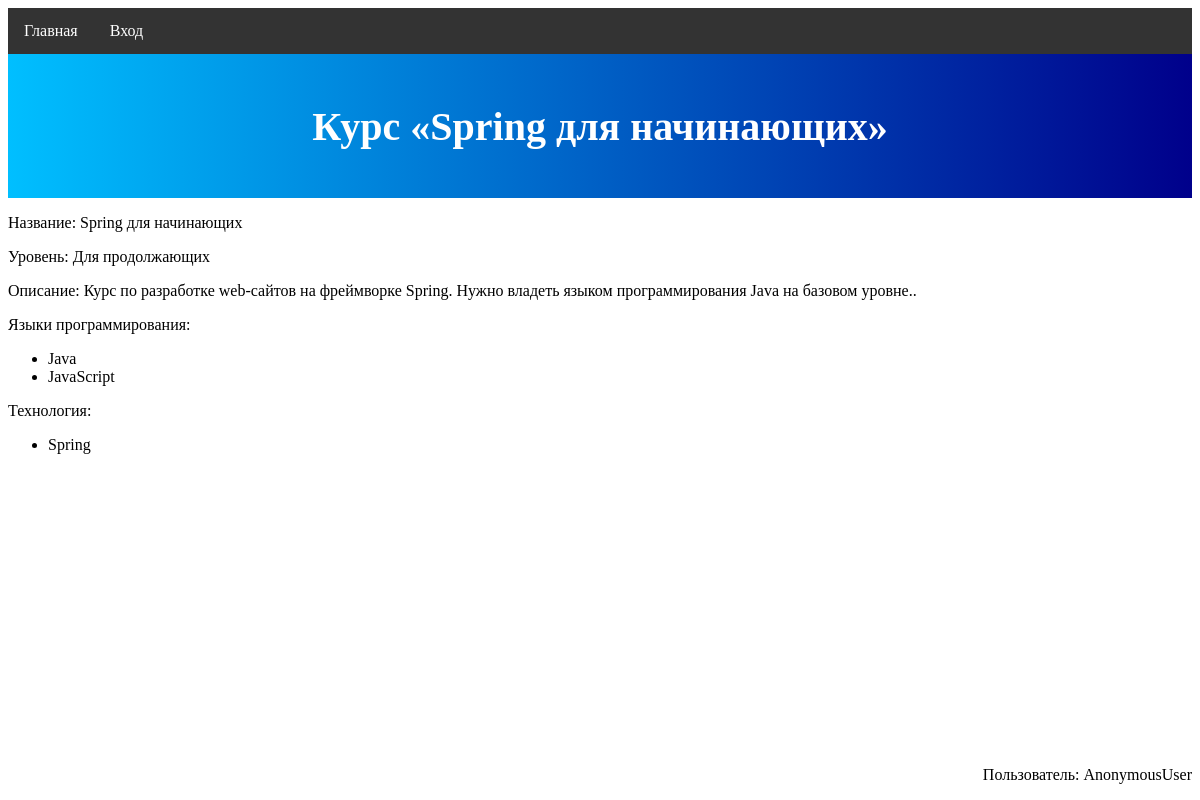
Before: /course/2 with the older database file.
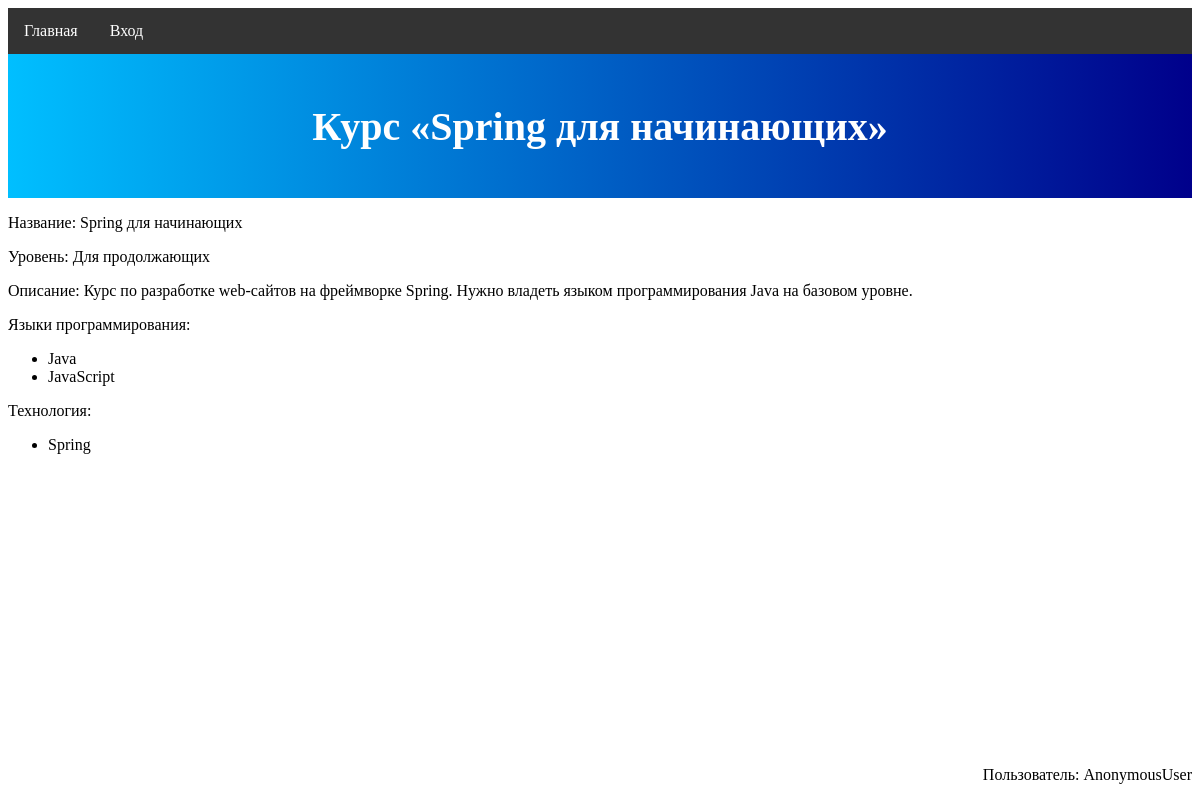
After: the same page with the newer database file.
### mainapp/models.py (models this page shows)
class Course(models.Model):
    programming_languages = models.ManyToManyField(ProgrammingLanguage)
    technologies = models.ManyToManyField(Technology, blank=True)
    course_category = models.ForeignKey(CourseCategory,
                                        on_delete=models.CASCADE,
                                        default=1)
    name = models.CharField(max_length=64)
    desc = models.TextField(blank=True)
    image = models.ImageField(upload_to='img',
                              default=os.path.join('img', 'default.jpg'))
    def __str__(self):
        return self.name
    class Meta:
        verbose_name = 'Курс'
        verbose_name_plural = 'Курсы'

class CourseCategory(models.Model):
    name = models.CharField(max_length=32)
    desc = models.TextField(blank=True)
    image = models.ImageField(upload_to='img',
                              default=os.path.join('img', 'default.jpg'))
    def __str__(self):
        return self.name
    class Meta:
        verbose_name = 'Категория курсов'
        verbose_name_plural = 'Категории курсов'

class ProgrammingLanguage(models.Model):
    name = models.CharField(max_length=64)
    desc = models.TextField(blank=True)
    def __str__(self):
        return self.name
    class Meta:
        verbose_name = 'Язык программирования'
        verbose_name_plural = 'Языки программирования'

class Technology(models.Model):
    programming_languages = models.ManyToManyField(ProgrammingLanguage)
    name = models.CharField(max_length=64)
    desc = models.TextField(blank=True)
    def __str__(self):
        return self.name
    class Meta:
        verbose_name = 'Технология (Фреймворк)'
        verbose_name_plural = 'Технологии (Фреймворки)'

### mainapp/views.py (the view)
# urls.py: path('course/<int:pk>', views.course_page, name='course_page'),
def course_page(request, pk):
    course = Course.objects.get(pk=pk)
    name = f'курс «{course}»'
    context = {
        'page_title': name,
        'course': course,
        'top_block_text': name
    }
    return render(request, template_name='mainapp/course_page.html', context=context)

### mainapp/templates/mainapp/course_page.html
{% extends 'mainapp/base.html' %}
{% block content %}
    <p>Название: {{ course.name }}</p>
    <p>Уровень: {{ course.course_category }}</p>
    <p>Описание: {{ course.desc }}.</p>
    {% if course.programming_languages.all|length > 1 %}
        <p>Языки программирования:</p>
    {% else %}
        <p>Язык программирования:</p>
    {% endif %}
    <ul>
        {% for lang in course.programming_languages.all %}
            <li>{{ lang }}</li>
        {% endfor %}
    </ul>
    {% if course.technologies.all|length != 0 %}
        {% if course.technologies.all|length == 1 %}
            <p>Технология:</p>
        {% else %}
            <p>Технологии:</p>
        {% endif %}
        <ul>
            {% for technology in course.technologies.all %}
                <li>{{ technology }}</li>
            {% endfor %}
        </ul>
    {% endif %}
{% endblock %}

### mainapp/templates/mainapp/base.html (shortened to what this page needs)
{% load static %}
<!DOCTYPE html>
<html lang="ru">
<head>
    {% block css %}
        <link rel="stylesheet" href="{% static 'css/main-menu.css' %}">
        <link rel="stylesheet" href="{% static 'css/top-block.css' %}">
    {% endblock %}
</head>
<body>
<div class="main-menu">
    <ul>
        <li>
            <a href="{% url 'main:index' %}">{{ main_menu_button_1_text|default:'главная'|capfirst }}</a>
        </li>
        <li>
            {% if user.is_authenticated %}
                <a href="{% url 'auth:logout' %}">Выход</a>
            {% else %}
                <a href="{% url 'auth:login_page' %}">Вход</a>
            {% endif %}
        </li>
    </ul>
</div>
<div class="top-block">
    <h1>{{ top_block_text|default:'категории курсов'|capfirst }}</h1>
</div>
{% block content %}
{% endblock %}
<footer style="position: fixed; right: 1vh; bottom: 0">
    <p>Пользователь: {{ user }}</p>
</footer>
</body>
</html>

### static/css/main-menu.css (style rules this page uses)
.main-menu ul { list-style-type: none; margin: 0; padding: 0; overflow: hidden; background-color: #333; position: -webkit-sticky; position: sticky; top: 0; }
.main-menu li { float: left; }
.main-menu li a { display: block; color: white; text-align: center; padding: 14px 16px; text-decoration: none; transition: 300ms; }

### static/css/top-block.css (style rules this page uses)
div.top-block { height: 18vh; background-color: blue; background-image: linear-gradient(to right, deepskyblue, darkblue); display: flex; align-items: center; justify-content: center; }
.top-block h1 { color: white; font-size: 5vh; font-family: Calibri, serif; transition: 1000ms; }

Changed rows visible on the page:
changed Course "Spring для начинающих": desc "Курс по разработке web-сайтов на фреймворке Spring. Нужно владеть языком программирования Java на базовом уровне." → "Курс по разработке web-сайтов на фреймворке Spring. Нужно владеть языком программирования Java на базовом уровне"
